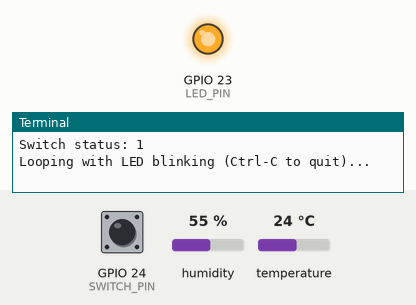
Simulated run of this program. Board: Raspberry Pi (BCM pin numbers). On the bench: output pins drawn as LEDs (lit = HIGH), the last lines printed to the terminal. The inputs (shaded band) are chosen by the test bench; at power-on: GPIO 24 (SWITCH_PIN) HIGH, humidity 55 %, temperature 24 °C. Threads take turns every 2 ms.

Above: at 0.2 s.
At 4.3 s:
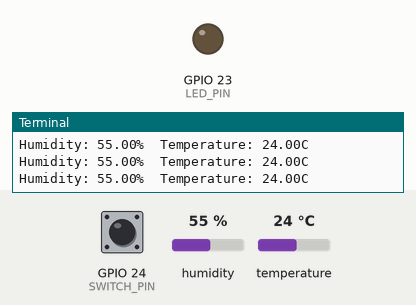
Timing chart, 0 to 5.8 s (numbered marks = the images above):
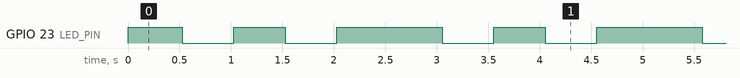

The program:

thing_test.py
```python
import time

import thing


# Create the pi thing.
pi_thing = thing.PiThing()

# Print the current switch state.
switch = pi_thing.read_switch()
print('Switch status: {0}'.format(switch))

# Now loop forever blinking the LED and reading temp/humidity.
print('Looping with LED blinking (Ctrl-C to quit)...')
while True:
    # Blink the LED.
    pi_thing.set_led(True)
    time.sleep(0.5)
    pi_thing.set_led(False)
    time.sleep(0.5)
    # Get temp & humidity and print them out.
    humidity = pi_thing.get_humidity()
    temperature = pi_thing.get_temperature()
    print('Humidity: {0:0.2F}%  Temperature: {1:0.2F}C'.format(humidity, temperature))
```

thing.py
```python
import threading
import time

import Adafruit_DHT
import RPi.GPIO as GPIO


DHT_TYPE    = Adafruit_DHT.AM2302
DHT_PIN     = 18
LED_PIN     = 23
SWITCH_PIN  = 24


class PiThing(object):
    """Internet 'thing' that can control GPIO on a Raspberry Pi."""

    def __init__(self):
        """Initialize the 'thing'."""
        # Setup GPIO library.
        GPIO.setwarnings(False)
        GPIO.setmode(GPIO.BCM)
        # Setup LED as an output and switch as an input.
        GPIO.setup(LED_PIN, GPIO.OUT)
        GPIO.setup(SWITCH_PIN, GPIO.IN)
        # Create a lock to syncronize access to hardware from multiple threads.
        self._lock = threading.Lock()
        # Setup a thread to read the DHT sensor every 2 seconds and store
        # its last known value.
        self._humidity = None
        self._temperature = None
        self._dht_thread = threading.Thread(target=self._update_dht)
        self._dht_thread.daemon = True  # Don't let this thread block exiting.
        self._dht_thread.start()

    def _update_dht(self):
        """Main function for DHT update thread, will grab new temp & humidity
        values every two seconds.
        """
        while True:
            with self._lock:
                # Read the humidity and temperature from the DHT sensor.
                self._humidity, self._temperature = Adafruit_DHT.read_retry(DHT_TYPE, DHT_PIN)
            # Wait 2 seconds then repeat.
            time.sleep(2.0)

    def get_humidity(self):
        """Get the most recent humidity value (%)."""
        with self._lock:
            return self._humidity

    def get_temperature(self):
        """Get the most recent temperature value (in degrees Celsius)."""
        with self._lock:
            return self._temperature

    def read_switch(self):
        """Read the switch state and return its current value.
        """
        with self._lock:
            return GPIO.input(SWITCH_PIN)

    def set_led(self, value):
        """Set the LED to the provided value (True = on, False = off).
        """
        with self._lock:
            GPIO.output(LED_PIN, value)
```

Measured:
- by itself, GPIO 23 (LED_PIN): repeats every 2.5 s: LOW 0.50 s, HIGH 0.50 s, LOW 0.50 s, HIGH 1.0 s
- by itself, everything shown: repeats every 2.5 s, in 4 steps
